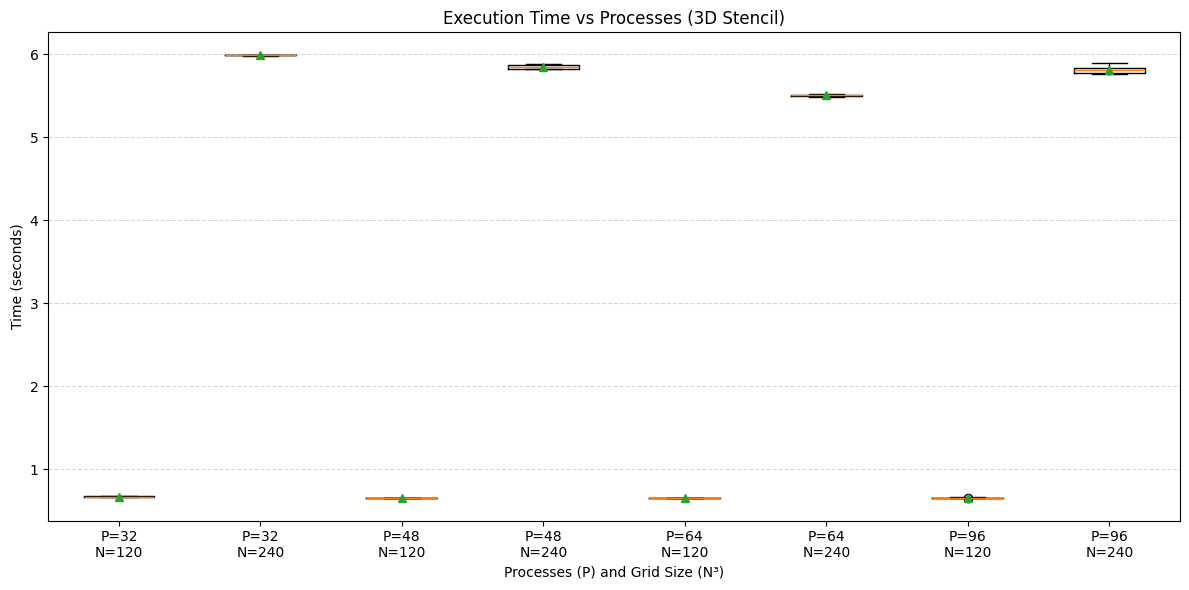

Reproduce this figure in Python.
import pandas as pd
import matplotlib.pyplot as plt

df = pd.read_csv("timing_data.txt", sep=r"\s+")

combinations = df[["P", "N"]].drop_duplicates().values

box_data = []
labels = []

for P, N in combinations:
    times = df[(df["P"] == P) & (df["N"] == N)]["time"].values
    box_data.append(times)
    labels.append(f"P={P}\nN={N}")

fig, ax = plt.subplots(figsize=(12, 6))

ax.boxplot(
    box_data,
    labels=labels,
    showmeans=True
)

ax.set_title("Execution Time vs Processes (3D Stencil)")
ax.set_xlabel("Processes (P) and Grid Size (N³)")
ax.set_ylabel("Time (seconds)")
ax.grid(axis='y', linestyle='--', alpha=0.5)

plt.tight_layout()

plt.savefig("boxplot.png", dpi=300)
plt.show()
